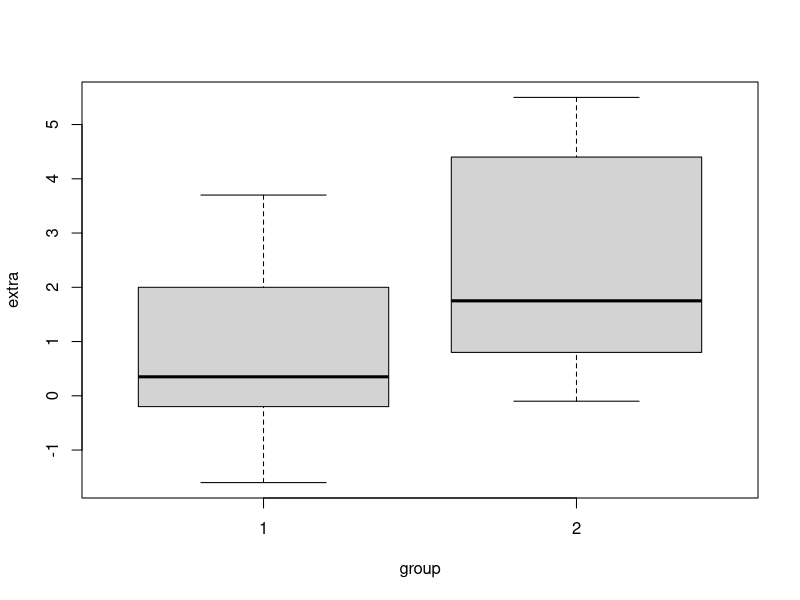
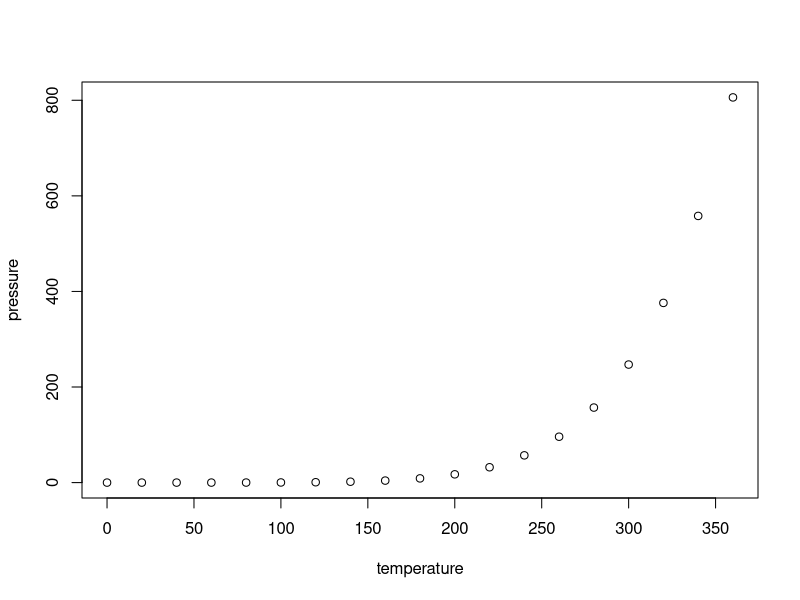
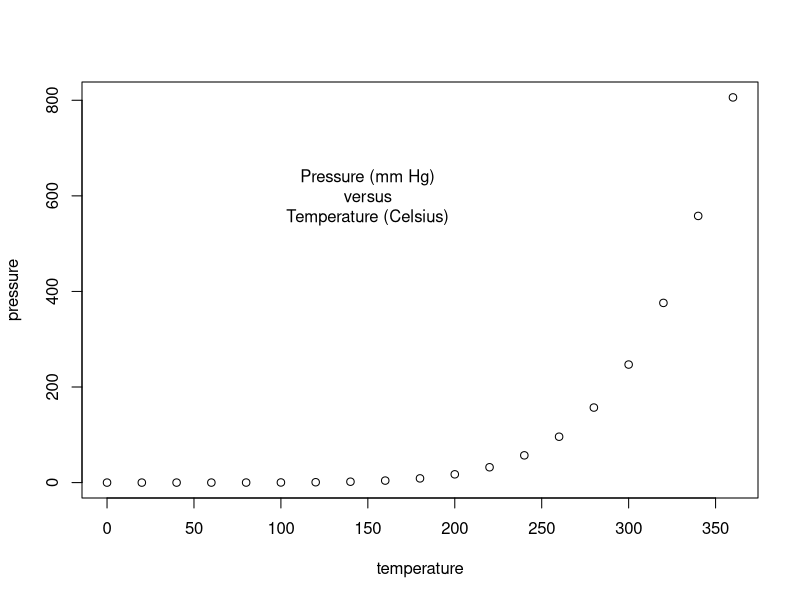

Recreate these plots in R, in order.
### t-test : 1. one sample, 2. independent  3. paired  4. prop.test vs wilcox.test()

## 1.   one sample t-test
# t.test(y,mu=3) # Ho: mu=3


a = c(175, 168, 168, 190, 156, 181, 182, 175, 174, 179)
b = c(185, 169, 173, 173, 188, 186, 175, 174, 179, 180)
d = c(177, 169, 172, 190, 160, 180, 185, 179, 174, 181)

c <- a+20

var.test(a,b) # check equal variance  / F = 2.1028, num df = 9, denom df = 9, p-value = 0.2834 = equal

t.test(a, mu=170) # t = 1.6247, df = 9, p-value = 0.1387 


## 2. independent 2-group t-test

 # t.test(y~x) # where y is numeric and x is a binary factor

 # t.test(y1,y2) # where y1 and y2 are numeric

 # F test to compare two variances


t.test(a,b,var.equal=T)  # t = -0.94737, df = 18, p-value = 0.356

t.test(a,b, var.equal=T, alt='two.sided')

t.test(a,c, var.equal=T, alt='less')   # t = -4.7867, df = 18, p-value = 7.381e-05

t.test(a,c, var.equal=T, alt='greater') # t = -4.7867, df = 18, p-value = 0.9999

summary(a)

summary(b)


## 3. paired t-test

# t.test(y1,y2,paired=TRUE) # where y1 & y2 are numeric

t.test(a, d, var.equal=T, paired=T)  # t = -3.2426, df = 9, p-value = 0.01012
 

## 

require(graphics)

t.test(1:10, y = c(7:20))      # P = .00001855
t.test(1:10, y = c(7:20, 200)) # P = .1245    -- NOT significant anymore

## Classical example: Student's sleep data

ls()
data()

summary(sleep)

plot(extra ~ group, data = sleep)
## Traditional interface
with(sleep, t.test(extra[group == 1], extra[group == 2]))
## Formula interface
t.test(extra ~ group, data = sleep)


## datasets :: pressure 
plot(pressure)

plot(pressure ~ temperature, data = pressure)
text(150, 600, "Pressure (mm Hg)\nversus\nTemperature (Celsius)")

str(pressure)



## 4.  independent two population proportions test : prop.test() 

prop <- c(0.30, 0.40) # proportion of events
n <- c(500, 600) # number of trials
x <- prop*n # number of events
x  

prop.test(x = x, # number of events
                n = n, # number of trials
                alternative = c("two.sided"), # alternative = c("two.sided", "less", "greater")
                conf.level = 0.95) # confidence level (= 1- significance level 'alpha')

# 
base  <- c( 200, 200, 200, 200 )
smokers  <- c( 83, 90, 129, 70 )
patients <- c( 86, 93, 136, 82 )

prop.test(smokers, patients)

prop.test(x= patients, n = base)
prop.test(x= smokers, n = patients)

## independent two population proportions test : prop.test()
